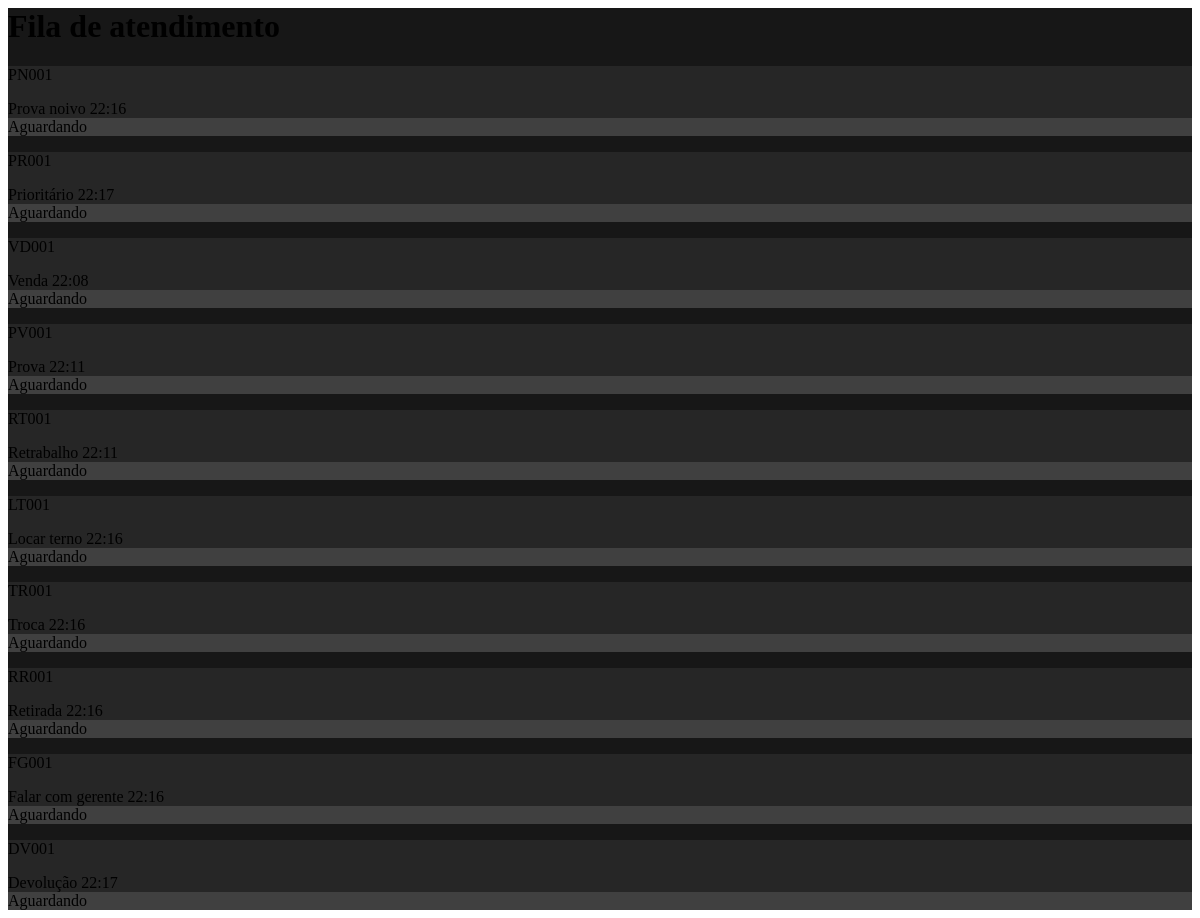
Before: /adminSeletto/fila-partial/ with the older database file.
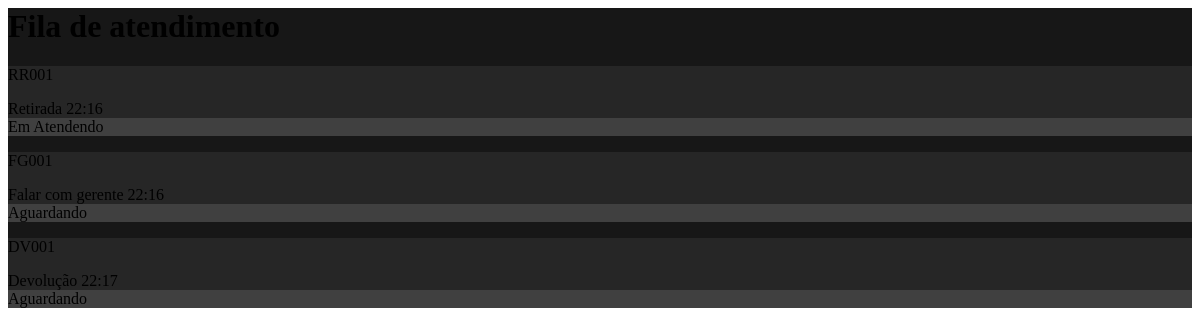
After: the same page with the newer database file.
### filas/models.py (models this page shows, shortened)
class Senha(models.Model):
    STATUS = (
        ('AGUARDANDO', 'Aguardando'),
        ('CHAMADA', 'Chamada'),
        ('EM_ATENDENDO', 'Em Atendendo'),
        ('ATENDIDA', 'Atendida'),
        ('CANCELADA', 'Cancelada'),
    )
    codigo = models.CharField(max_length=20)
    token = models.UUIDField(default=uuid.uuid4, editable=False)
    cliente_nome = models.CharField(
        max_length=100,
        null=False,
        blank=False,
        )
    cliente_telefone = models.CharField(
        max_length=20,
        null=False,
        blank=False,
        )
    fila = models.ForeignKey(
        Fila,
        on_delete=models.CASCADE
        )
    categoria = models.ForeignKey(
        Categoria,
        on_delete=models.CASCADE,
        null=False,
    )
    status = models.CharField(
        max_length=20,
        choices=STATUS,
        default='AGUARDANDO',
    )
    criada_em = models.DateTimeField(auto_now_add=True)
    chamada_em = models.DateTimeField(
        null=True,
        blank=True
        )
    finalizado_em = models.DateTimeField(
        null=True,
        blank=True
        )
    atendente = models.CharField(
        max_length=100,
        null=True,
        blank=True
        )

class Categoria(models.Model):
    nome = models.CharField(max_length=100)
    fila = models.ForeignKey(Fila, on_delete=models.CASCADE, related_name='categorias')
    prioridade = models.IntegerField(default=0)
    prefixo = models.CharField(max_length=10, default='A')  # Ex: PN, PR, A, FG
    peso = models.IntegerField(default=1)  # Para ordenação na fila
    tempo_estimado_min = models.IntegerField(default=10)  # em minutos
    tempo_estimado_max = models.IntegerField(default=20)  # em minutos
    ativa = models.BooleanField(default=True)

### core/views.py (the view)
def admin_fila_partial(request):
    fila = Senha.objects.select_related(
        'categoria'
    ).filter(
        Q(status='AGUARDANDO') |
        Q(status='EM_ATENDENDO')
    ).order_by(
        '-categoria__peso',
        'criada_em'
    )
    context = {
        'fila': fila
    }
    return render(
        request,
        'partials/admin_fila.html',
        context
    )

### core/templates/partials/admin_fila.html
<div class="py-4 px-4 rounded-4 text-white" style="background-color: rgb(23, 23, 23);">
    <h1>Fila de atendimento</h1>
    {% for senha in fila %}
    <div class="px-4 py-4 rounded-4 my-3" style="background-color: rgb(38, 38, 38);">
        <div class="d-flex justify-content-between align-items-start">
            <div class="d-flex gap-3 align-items-center">
                <p class="fs-2">{{ senha.codigo }}</p>
                <div class="d-flex flex-column">
                    <span class="fs-6">{{ senha.categoria.nome }}</span>
                    <span class="text-secondary">{{ senha.criada_em|date:"H:i" }}</span>
                </div>
            </div>
            <div class="rounded-3 py-2 px-4" style="background-color: rgb(64,64,64);">
                {{ senha.get_status_display|default:senha.status|title }}
            </div>
        </div>
    </div>
    {% empty %}
    <p class="text-secondary py-4">
        Nenhuma senha na fila no momento
    </p>
    {% endfor %}
</div>

Changed rows visible on the page:
no longer on this page (row edited): Senha: codigo "PN001", categoria.nome "Prova noivo", criada_em "22:16", status "Aguardando"
no longer on this page (row edited): Senha: codigo "PR001", categoria.nome "Prioritário", criada_em "22:17", status "Aguardando"
no longer on this page (row edited): Senha: codigo "VD001", categoria.nome "Venda", criada_em "22:08", status "Aguardando"
no longer on this page (row edited): Senha: codigo "PV001", categoria.nome "Prova", criada_em "22:11", status "Aguardando"
no longer on this page (row edited): Senha: codigo "RT001", categoria.nome "Retrabalho", criada_em "22:11", status "Aguardando"
no longer on this page (row edited): Senha: codigo "LT001", categoria.nome "Locar terno", criada_em "22:16", status "Aguardando"
no longer on this page (row edited): Senha: codigo "TR001", categoria.nome "Troca", criada_em "22:16", status "Aguardando"
changed Senha "RR001": status "Aguardando" → "Em Atendendo"
